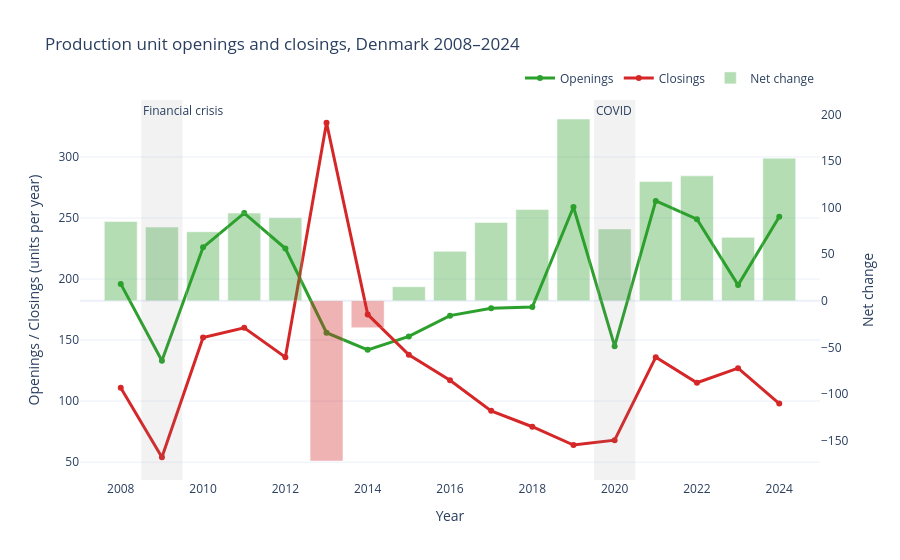

Here is the notebook cell this chart was saved with:
### Markdown cell above
To understand how industry and business presence affects municipal wealth and demographics, we first looked at the national macro-trend of enterprise openings and closings. The plot below illustrates the aggregate net change of production units across Denmark from 2008 to 2024. 

We can clearly see the impact of major economic events, such as the sharp drop during the 2008 Financial Crisis and the volatility during the 2020 COVID pandemic. Observing these significant national fluctuations motivated the creation of more localized visualisations, specifically the scatter plot (comparing net unit change to population change , `src/Part2/scatter_visz.py`) and the geographical bubble maps (`src/Part2/map_population_income_plotly_folium.py`). We wanted to answer: *Are these openings and closings evenly distributed, or do specific municipalities absorb the growth while others bear the brunt of the closures?* And more importantly, *does a localized increase in active production units translate to localized population and income growth?*

### Code cell
panel = pd.read_csv('src/Part2/data/kommune_year_panel.csv')

national = panel.groupby("year").agg(
    openings=("openings", "sum"),
    closings=("closings", "sum"),
    net_change=("net_change", "sum"),
).reset_index()

fig1 = go.Figure()
fig1.add_trace(go.Scatter(x=national["year"], y=national["openings"], name="Openings",
                          mode="lines+markers", line=dict(color="#2ca02c", width=3)))
fig1.add_trace(go.Scatter(x=national["year"], y=national["closings"], name="Closings",
                          mode="lines+markers", line=dict(color="#d62728", width=3)))
fig1.add_trace(go.Bar(x=national["year"], y=national["net_change"], name="Net change",
                      marker_color=["#2ca02c" if v >= 0 else "#d62728" for v in national["net_change"]],
                      opacity=0.35, yaxis="y2"))

# Annotate macro events
fig1.add_vrect(x0=2008.5, x1=2009.5, fillcolor="gray", opacity=0.1, line_width=0,
               annotation_text="Financial crisis", annotation_position="top left")
fig1.add_vrect(x0=2019.5, x1=2020.5, fillcolor="gray", opacity=0.1, line_width=0,
               annotation_text="COVID", annotation_position="top left")

fig1.update_layout(
    title="Production unit openings and closings, Denmark 2008–2024",
    xaxis_title="Year",
    yaxis=dict(title="Openings / Closings (units per year)"),
    yaxis2=dict(title="Net change", overlaying="y", side="right", showgrid=False),
    hovermode="x unified",
    template="plotly_white",
    legend=dict(orientation="h", yanchor="bottom", y=1.02, xanchor="right", x=1),
)
fig1.show()

### Figure 1 — Plotly figure (JSON) as saved in the notebook; plotly's stock layout.template omitted (floating-point values rounded to 4 significant figures)
{"data": [{"line": {"color": "#2ca02c", "width": 3}, "mode": "lines+markers", "name": "Openings", "type": "scatter", "x": [2008, 2009, 2010, 2011, 2012, 2013, 2014, 2015, 2016, 2017, 2018, 2019, 2020, 2021, 2022, 2023, 2024], "y": [196, 133, 226, 254, 225, 156, 142, 153, 170, 176, 177, 259, 145, 264, 249, 195, 251]}, {"line": {"color": "#d62728", "width": 3}, "mode": "lines+markers", "name": "Closings", "type": "scatter", "x": [2008, 2009, 2010, 2011, 2012, 2013, 2014, 2015, 2016, 2017, 2018, 2019, 2020, 2021, 2022, 2023, 2024], "y": [111, 54, 152, 160, 136, 328, 171, 138, 117, 92, 79, 64, 68, 136, 115, 127, 98]}, {"marker": {"color": ["#2ca02c", "#2ca02c", "#2ca02c", "#2ca02c", "#2ca02c", "#d62728", "#d62728", "#2ca02c", "#2ca02c", "#2ca02c", "#2ca02c", "#2ca02c", "#2ca02c", "#2ca02c", "#2ca02c", "#2ca02c", "#2ca02c"]}, "name": "Net change", "opacity": 0.35, "type": "bar", "x": [2008, 2009, 2010, 2011, 2012, 2013, 2014, 2015, 2016, 2017, 2018, 2019, 2020, 2021, 2022, 2023, 2024], "y": [85, 79, 74, 94, 89, -172, -29, 15, 53, 84, 98, 195, 77, 128, 134, 68, 153], "yaxis": "y2"}], "layout": {"annotations": [{"showarrow": false, "text": "Financial crisis", "x": 2008.0, "xanchor": "left", "xref": "x", "y": 1, "yanchor": "top", "yref": "y domain"}, {"showarrow": false, "text": "COVID", "x": 2020.0, "xanchor": "left", "xref": "x", "y": 1, "yanchor": "top", "yref": "y domain"}], "hovermode": "x unified", "legend": {"orientation": "h", "x": 1, "xanchor": "right", "y": 1.02, "yanchor": "bottom"}, "shapes": [{"fillcolor": "gray", "line": {"width": 0}, "opacity": 0.1, "type": "rect", "x0": 2008.0, "x1": 2010.0, "xref": "x", "y0": 0, "y1": 1, "yref": "y domain"}, {"fillcolor": "gray", "line": {"width": 0}, "opacity": 0.1, "type": "rect", "x0": 2020.0, "x1": 2020.0, "xref": "x", "y0": 0, "y1": 1, "yref": "y domain"}], "title": {"text": "Production unit openings and closings, Denmark 2008–2024"}, "xaxis": {"title": {"text": "Year"}}, "yaxis": {"title": {"text": "Openings / Closings (units per year)"}}, "yaxis2": {"overlaying": "y", "showgrid": false, "side": "right", "title": {"text": "Net change"}}}}
